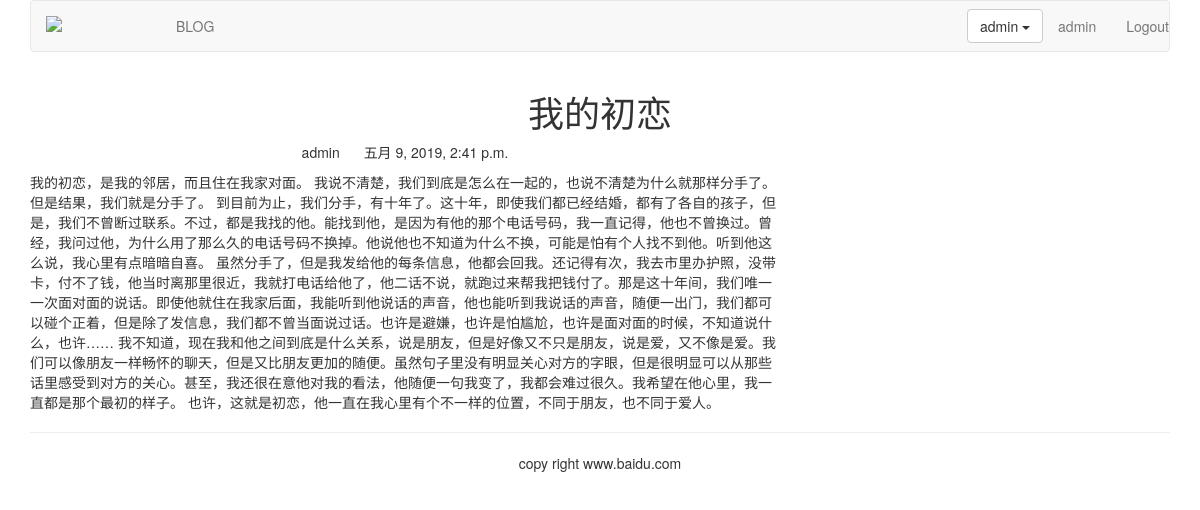
Page /blog/2/ (signed in) on the committed database.
### blog/models.py (models this page shows, shortened)
class BlogArticles(models.Model):
    title = models.CharField(max_length=300)
    author = models.ForeignKey(User, on_delete=models.CASCADE, related_name='blog_posts')
    body = models.TextField()
    publish = models.DateTimeField(default=timezone.now)
    class Meta:
        ordering = ('-publish',)

### blog/views.py (the view)
# urls.py: path('<int:article_id>/', views.blog_article, name='blog_article'),
def blog_article(request, article_id):
    article = get_object_or_404(BlogArticles, id=article_id)
    pub = article.publish
    return render(request, "blog/content.html", {"article":article, "publish":pub })

### templates/blog/content.html (shortened to what this page needs)
{% extends "base.html" %}
{% block content %}
<div class="row text-center vertical-middle-sm">
    <h1>{{ article.title }}</h1>
</div>
<div class="row">
    <div class="col-xs-12 col-md-8">
        <p class="text-center"><span>{{ article.author.username }}
            </span><span style="margin-left:20px">{{ publish }}</span>
        </p>
<div>{{ article.body }}</div>
    </div>
</div>
{% endblock %}

### templates/header.html (shortened to what this page needs)
{% load staticfiles %}
<div class="container">
    <nav class="navbar navbar-default" role="navigation">
        <div class="navbar-header">
            <a class="navbar-brand" href="http://www.itdiffer.com">
                <img src="{% static '/images/logo.png' %}" width="100px">
            </a>
        </div>
        <div>
            <ul class="nav navbar-nav" role="navigation">
                <li><a href="{% url 'blog:blog_title' %}">BLOG</a></li>
            </ul>
            <ul class="nav navbar-nav navbar-right">
                {% if user.is_authenticated %}
                <li>
                    <div class="dropdown" style="margin-top:8px">
                        <button class='btn btn-default dropdown-toggle' type='button' id='dropdownMenu' data-toggle='dropdown'>{{ user.username }}
                            <span class='caret'></span>
                        </button>
                    </div>
                </li>
                <li><a href="#">{{ user.username }}</a></li>
                <li><a href="{% url 'account:user_logout' %}">Logout</a></li>
                {% else %}
                <li><a href="{% url 'account:user_login' %}">LOGIN</a></li>
                {% endif %}
            </ul>
        </div>
    </nav>
</div>

### rows in the picture
BlogArticles: title "我的初恋", author.username "admin", publish "五月 9, 2019, 2:41 p.m.", body "我的初恋，是我的邻居，而且住在我家对面。 我说不清楚，我们到底是怎么在一起的，也说不清楚为什么就那样分手了。但是结果，我们就是分手了。 到目前为止，我们分手，有十年了。这十年，即使我们都已经结婚，都有了各自的孩子，但是，我们不曾断过联系。不过，都是我找的他。能找到他，是因为有他的那个电话号码，我一直记得，他也不曾换过。曾经，我问过他，为什么用了那么久的电话号码不换掉。他说他也不知道为什么不换，可能是怕有个人找不到他。听到他这么说，我心里有点暗暗自喜。 虽然分手了，但是我发给他的每条信息，他都会回我。还记得有次，我去市里办护照，没带卡，付不了钱，他当时离那里很近，我就打电话给他了，他二话不说，就跑过来帮我把钱付了。那是这十年间，我们唯一一次面对面的说话。即使他就住在我家后面，我能听到他说话的声音，他也能听到我说话的声音，随便一出门，我们都可以碰个正着，但是除了发信息，我们都不曾当面说过话。也许是避嫌，也许是怕尴尬，也许是面对面的时候，不知道说什么，也许…… 我不知道，现在我和他之间到底是什么关系，说是朋友，但是好像又不只是朋友，说是爱，又不像是爱。我们可以像朋友一样畅怀的聊天，但是又比朋友更加的随便。虽然句子里没有明显关心对方的字眼，但是很明显可以从那些话里感受到对方的关心。甚至，我还很在意他对我的看法，他随便一句我变了，我都会难过很久。我希望在他心里，我一直都是那个最初的样子。 也许，这就是初恋，他一直在我心里有个不一样的位置，不同于朋友，也不同于爱人。"

### other values in the picture
{{ user.username }} "admin"
